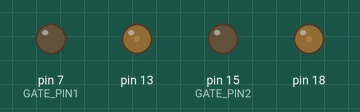
Simulated run of this program. Board: Raspberry Pi (header pin numbers). Shown: output pins drawn as LEDs (lit = HIGH).

Above: at 1.5 s.
At 4.5 s:
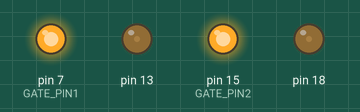
Timing chart, 0 to 7.8 s (numbered marks = the images above):
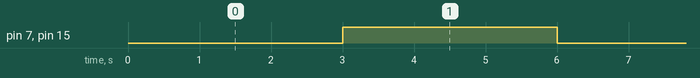

The program:

pwm_test2.py
```python
import pigpio
import RPi.GPIO as GPIO
import time

GATE_PIN1 = 7
GATE_PIN2 = 15
PWM_LED_PIN = 18
PWM_LED_PIN2 = 13

GPIO.setmode(GPIO.BOARD)
GPIO.setup(GATE_PIN1, GPIO.OUT)
GPIO.setup(GATE_PIN2, GPIO.OUT)
GPIO.output(GATE_PIN1, GPIO.HIGH)	#close
#GPIO.output(GATE_PIN1, GPIO.LOW)	#open
GPIO.output(GATE_PIN2, GPIO.HIGH)	#close
#GPIO.output(GATE_PIN2, GPIO.LOW)	#open

PWM_FREQ = 500
DUTY = 100000	#0~1000000
DUTY2 = 100000

pi = pigpio.pi()
pi.hardware_PWM(PWM_LED_PIN, PWM_FREQ, DUTY)
pi.hardware_PWM(PWM_LED_PIN2, PWM_FREQ, DUTY2)

while(1):
        GPIO.output(GATE_PIN1, GPIO.LOW)
        GPIO.output(GATE_PIN2, GPIO.LOW)
        time.sleep(3)
        GPIO.output(GATE_PIN1, GPIO.HIGH)
        GPIO.output(GATE_PIN2, GPIO.HIGH)
        time.sleep(3)
```

Measured:
- by itself, pin 7 (GATE_PIN1), pin 15 (GATE_PIN2): alternates HIGH for 3.0 s and LOW for 3.0 s
